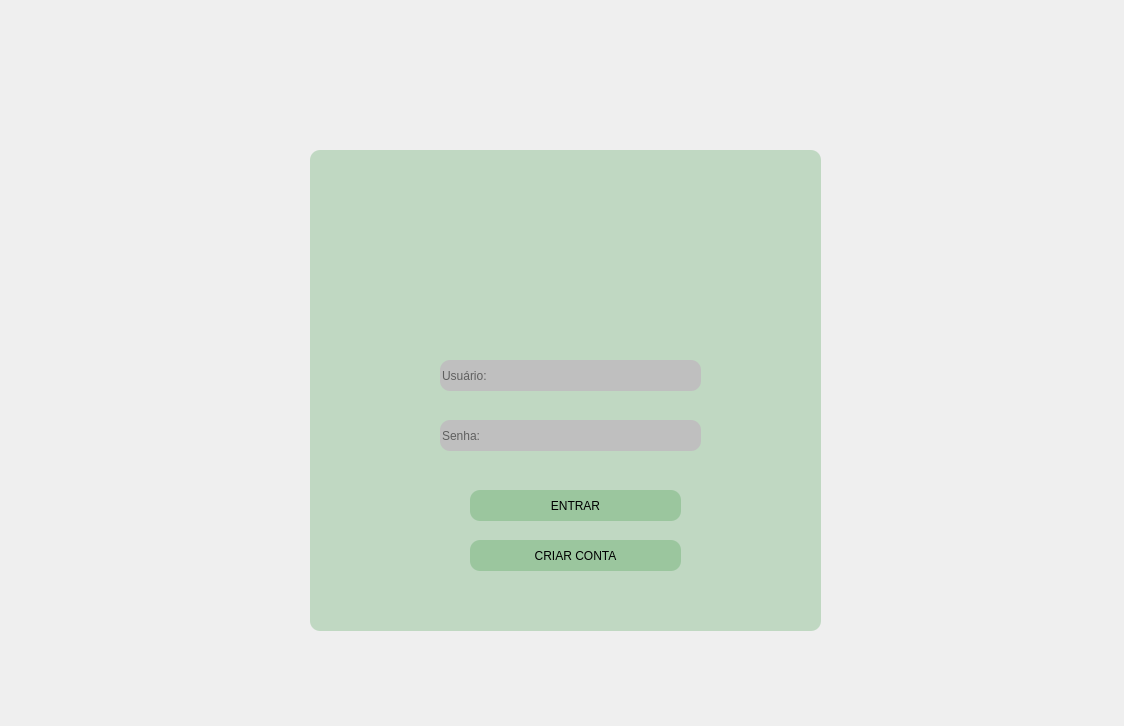
<?xml version="1.0" encoding="UTF-8"?>
<ui version="4.0">
 <class>tela_login</class>
 <widget class="QWidget" name="tela_login">
  <property name="geometry">
   <rect>
    <x>0</x>
    <y>0</y>
    <width>1124</width>
    <height>726</height>
   </rect>
  </property>
  <property name="windowTitle">
   <string>Form</string>
  </property>
  <property name="styleSheet">
   <string notr="true"/>
  </property>
  <widget class="QFrame" name="frame">
   <property name="geometry">
    <rect>
     <x>310</x>
     <y>150</y>
     <width>511</width>
     <height>481</height>
    </rect>
   </property>
   <property name="styleSheet">
    <string notr="true">background-color: rgba(7, 125, 15, 0.2);
border-radius: 10px;</string>
   </property>
   <property name="frameShape">
    <enum>QFrame::StyledPanel</enum>
   </property>
   <property name="frameShadow">
    <enum>QFrame::Raised</enum>
   </property>
   <widget class="QLineEdit" name="usuario_input">
    <property name="geometry">
     <rect>
      <x>130</x>
      <y>210</y>
      <width>261</width>
      <height>31</height>
     </rect>
    </property>
    <property name="styleSheet">
     <string notr="true">background-color: rgb(191, 191, 191);

font: 9pt &quot;Tahoma&quot;;</string>
    </property>
    <property name="placeholderText">
     <string>Usuário:</string>
    </property>
   </widget>
   <widget class="QLineEdit" name="senha_input">
    <property name="geometry">
     <rect>
      <x>130</x>
      <y>270</y>
      <width>261</width>
      <height>31</height>
     </rect>
    </property>
    <property name="styleSheet">
     <string notr="true">background-color: rgb(191, 191, 191);

font: 9pt &quot;Tahoma&quot;;</string>
    </property>
    <property name="echoMode">
     <enum>QLineEdit::Password</enum>
    </property>
    <property name="placeholderText">
     <string>Senha:</string>
    </property>
   </widget>
   <widget class="QPushButton" name="btn_acessar">
    <property name="geometry">
     <rect>
      <x>160</x>
      <y>340</y>
      <width>211</width>
      <height>31</height>
     </rect>
    </property>
    <property name="styleSheet">
     <string notr="true">QPushButton:pressed
    { background-color: qlineargradient(x1: 0, y1: 0, x2: 0, y2: 1, stop: 0 #0d5ca6, stop: 1 #2198c0);}</string>
    </property>
    <property name="text">
     <string>ENTRAR</string>
    </property>
   </widget>
   <widget class="QPushButton" name="btn_cadastro">
    <property name="geometry">
     <rect>
      <x>160</x>
      <y>390</y>
      <width>211</width>
      <height>31</height>
     </rect>
    </property>
    <property name="styleSheet">
     <string notr="true">QPushButton:pressed
    { background-color: qlineargradient(x1: 0, y1: 0, x2: 0, y2: 1, stop: 0 #0d5ca6, stop: 1 #2198c0);}</string>
    </property>
    <property name="text">
     <string>CRIAR CONTA</string>
    </property>
   </widget>
  </widget>
  <widget class="QLabel" name="logon_label">
   <property name="geometry">
    <rect>
     <x>440</x>
     <y>90</y>
     <width>251</width>
     <height>251</height>
    </rect>
   </property>
   <property name="text">
    <string/>
   </property>
   <property name="pixmap">
    <pixmap>../../../../Downloads/kanbanLogo.png</pixmap>
   </property>
   <property name="scaledContents">
    <bool>true</bool>
   </property>
  </widget>
 </widget>
 <resources/>
 <connections/>
</ui>
